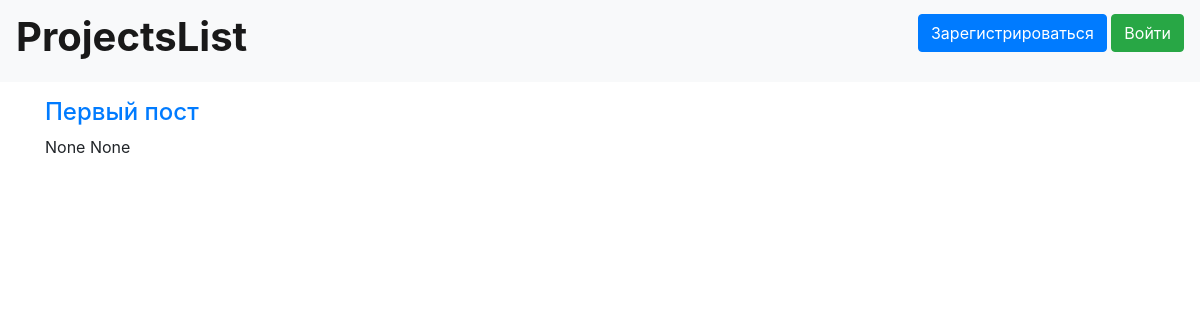
Before: / with the older database file.
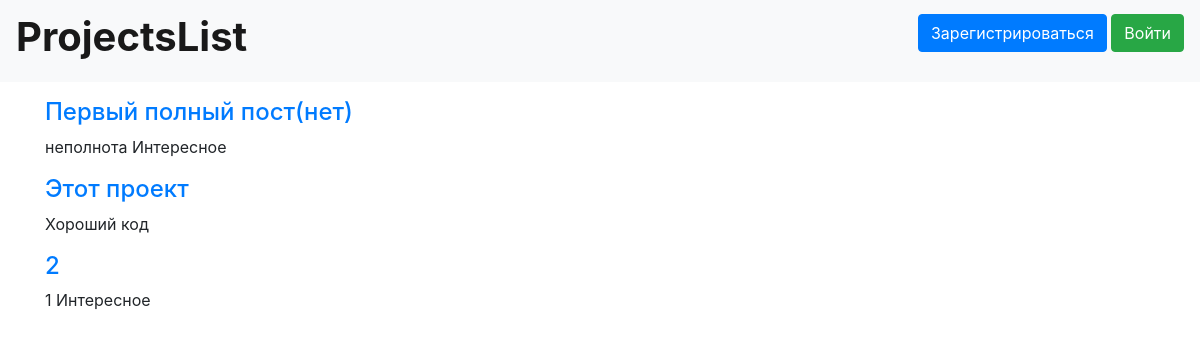
After: the same page with the newer database file.
### data/posts.py (models this page shows)
class Post(SqlAlchemyBase):
    __tablename__ = 'posts'
    id = sa.Column(sa.Integer, primary_key=True, autoincrement=True)
    title = sa.Column(sa.String)
    text = sa.Column(sa.String)
    project_link = sa.Column(sa.String)
    category = sa.Column(sa.String)
    like = sa.Column(sa.Integer, default=0)
    dislike = sa.Column(sa.Integer, default=0)
    create_time = sa.Column(sa.DateTime, default=datetime.now)
    author = sa.orm.relationship('User', back_populates='posts')
    author_id = sa.Column(sa.Integer, sa.ForeignKey('users.id'))
    comments = sa.orm.relationship('Comment', back_populates='post')

### server.py (the view)
@app.route('/new')
@app.route('/')
def posts_list_new():
    db = db_session.create_session()
    posts = db.query(Post).all()[::-1]
    return flask.render_template('posts_list.html', title='Посты', posts=posts)

### data/db_session.py (called while the page is built)
def create_session() -> Session:
    global __factory
    return __factory()

### templates/posts_list.html (shortened to what this page needs)
{% extends "base.html" %}
{% block content %}
{% for post in posts %}
    <p>
        <div>
            <a href='posts/{{post.id}}'><h4>{{post.title}}</h4></a>
            {{post.text}}
            {{post.category}}
        </div>
    </p>
{% endfor %}
{% endblock %}

### templates/base.html (shortened to what this page needs)
<!doctype html>
<html lang="en">
<head>
    <link rel="stylesheet"
          href="https://stackpath.bootstrapcdn.com/bootstrap/4.4.1/css/bootstrap.min.css"
>
</head>
<body>
<header>
    <nav class="navbar navbar-light bg-light">
        <a class="navbar-brand" href='/'><h1><b>ProjectsList</b></h1></a>
        {% if current_user.is_authenticated %}
        <a class="navbar-brand" href="/user{{current_user.id}}">{{ current_user.name }}</a>
        <a class="navbar-brand" href="#">ProjectsList</a>
        {% else %}
            <p>
                <a class="btn btn-primary " href="/register">Зарегистрироваться</a>
                <a class="btn btn-success" href="/login">Войти</a>
            </p>
        {% endif %}
    </nav>
</header>
<main role="main" class="container">
    {% block content %}{% endblock %}
</main>
</body>
</html>

Changed rows visible on the page:
removed Post: title "Первый пост", text "None", category "None"
added Post: title "Первый полный пост(нет)", text "неполнота", category "Интересное"
added Post: title "Этот проект", category "Хороший код"
added Post: title "2", text "1", category "Интересное"
